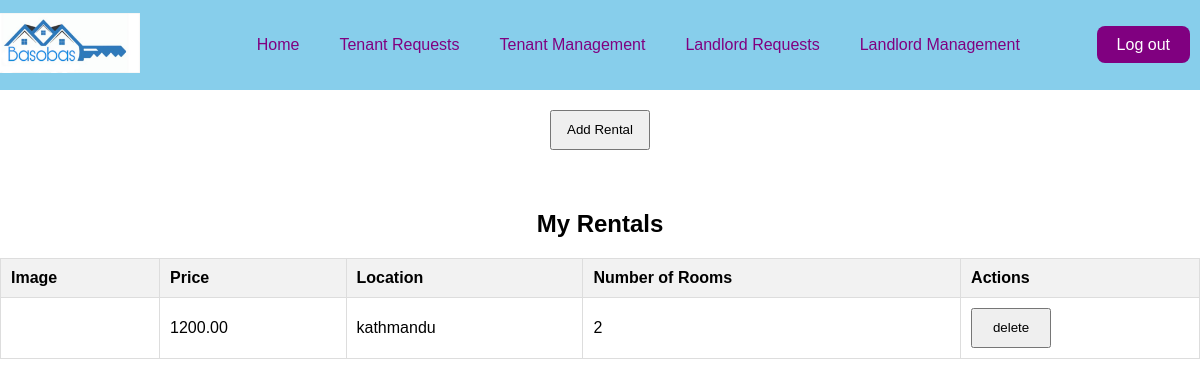
/admin/admin.view.php (signed in), run on an earlier commit of the app's database.
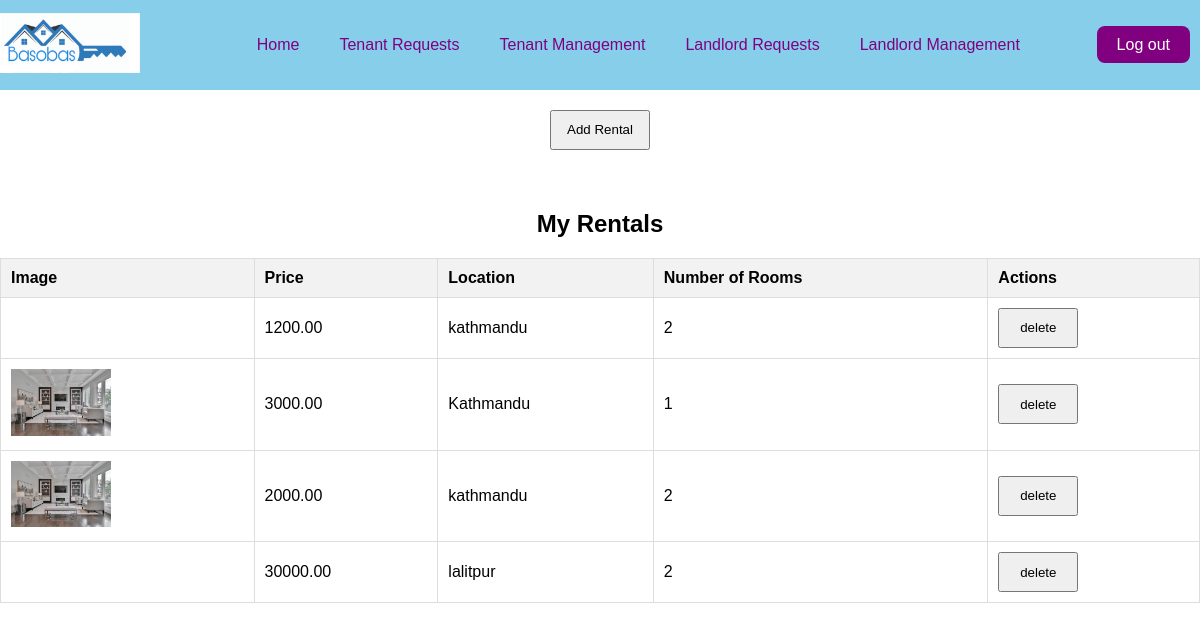
And on a later commit of the database.
### tables this page shows
CREATE TABLE `property` (
  `pid` int(11) NOT NULL,
  `photo` varchar(255) NOT NULL,
  `location` varchar(255) NOT NULL,
  `description` text NOT NULL,
  `price` decimal(8,2) NOT NULL,
  `rooms` tinyint(4) NOT NULL,
  `landlord` int(11) NOT NULL
);

### Database.php (called while the page is built, shortened)
<?php
    class Database
{
    private static $host = "localhost";
    private static $user = "root";
    private static $pass = "";
    private static $db = "basobas";
    public $con = null;
    public function __construct()
    {
        $this->con = mysqli_connect(self::$host, self::$user, self::$pass, self::$db);
    }
    public function getConnection()
    {
        if ($this->con != null) {
            return $this->con;
        }
        return null;
    }
}
?>

### crud.php (called while the page is built, shortened)
<?php
require "database.php";
class Crud{
    public $con = null;
    public function __construct(){
        $db = new Database();
        $this->con = $db->getConnection();
    }
public function select($table,$column,$condition,$key,$value){
    $select = "select {$column} from {$table} where {$key} {$condition} '{$value}'";
    $query = mysqli_query($this->con,$select);
    return $query;
}
}

### admin/admin.view.php (the view, shortened to what this page needs)
<?php
require "crud.php";
$crud = new Crud();
?>
<!DOCTYPE html>
<html>
<head>
  <link rel="stylesheet" href="">
</head>
<body>
<header>
    <a href="#" class="logo"><img src="logo.png" alt=""></a>
    <ul class="navbar">
      <li><a href="landlord.view.php">Home</a></li>
      <li><a href="landlord.requests.php">Tenant Requests</a></li>
      <li><a href="landlord.mytenants.php">Tenant Management</a></li>
      <li><a href="landlord.profile.php">Landlord Requests</a></li>
      <li><a href="landlord.profile.php">Landlord Management</a></li>
        </ul>
    <div class="header-btn">
      <a href="logout.php" class="log-in">Log out</a>
    </div>
  </header>
    <h1>Welcome, <?php echo $_SESSION["lname"];?></h1>
   <div class="addrental">
   <button id="rentalFormButton">Add Rental</button>
   </div>
  <div class="rental-list">
    <h2>My Rentals</h2>
    <table id="rentalTable">
      <thead>
        <tr>
          <th>Image</th>
          <th>Price</th>
          <th>Location</th>
          <th>Number of Rooms</th>
          <th>Actions</th>
        </tr>
      </thead>
      <tbody id="rentalTableBody">
        <?php
        $table = "property";
        $column = "pid,photo,price,location,rooms";
        $condition = "=";
        $key = "landlord";
        $value = $_SESSION["lid"];
        $select = $crud->select($table, $column, $condition, $key, $value);
        while ($row = mysqli_fetch_array($select)) {
          $imgsource = $row["photo"];
          $price = $row["price"];
          $rooms = $row["rooms"];
          $location = $row["location"];
          $pid = $row["pid"];
          echo "<tr>";
          echo "<td><img src='{$imgsource}' alt=''></td>";
          echo "<td>{$price}</td>";
          echo "<td>{$location}</td>";
          echo "<td>{$rooms}</td>";
          echo "<td>";
          echo "<a href='delete.php?table={$table}&key=pid&value={$pid}&action=delete' ><button class = 'delete-btn'>delete</button></a>";
          echo "</td>";
          echo "</tr>";
        }
      ?>
      </tbody>
    </table>
  </div>
</body>
</html>

### admin/admin.view.php (style rules this page uses)
.rental-list img { max-width: 100px; max-height: 100px; }
#rentalTable { width: 100%; border-collapse: collapse; }
#rentalTable th { background-color: yellow; padding: 8px; text-align: left; border-bottom: 1px solid #ddd; }
#rentalTable td { padding: 8px; text-align: left; border-bottom: 1px solid #ddd; }
body { font-family: Arial, sans-serif; margin: 0; padding: 0; }
.rental-list { margin-top: 30px; }
.rental-list h2 { text-align: center; }
#rentalTable { width: 100%; border-collapse: collapse; margin-top: 20px; }
#rentalTable th, #rentalTable td { padding: 10px; border: 1px solid #ddd; text-align: left; }
#rentalTable th { background-color: #f2f2f2; }
header { position: fixed; width: 100%; top: 0; right: 0; z-index: 1000; display: flex; align-items: center; justify-content: space-between; background: skyblue; padding: 0.3125rem 10px; height: 80px; }
.logo>img { width: 150px; height: 60px; }
.navbar { display: flex; list-style: none; }
.navbar li { position: relative; }
.navbar a { font-size: 1rem; padding: 0.625rem 20px; color: purple; font-weight: 500; text-decoration: none; }
.navbar a::after { content: ''; width: 0; height: 3px; background: purple; position: absolute; bottom: -4px; left: 0; transition: 0.5s; }
.header-btn a { padding: 10px 20px; color: purple; font-weight: 500; text-decoration: none; }
.header-btn .log-in { background:purple; color: white; border-radius: 0.5rem; }
.addrental { display: flex; align-items: normal; justify-content: center; }
.addrental>button { height: 40px; width: 100px; margin: 30px; }
.delete-btn { display: inline-block; height: 40px; width: 80px; }

What changed in the data, as far as the page shows it:
added property: photo (picture), price "3000.00", location "Kathmandu", rooms "1", $pid 95 (drawn)
added property: photo (picture), price "2000.00", location "kathmandu", rooms "2", $pid 97 (drawn)
added property: price "30000.00", location "lalitpur", rooms "2", $pid 99 (drawn)
